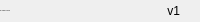
              <widget class="QFrame" name="bottomBar">
               <property name="minimumSize">
                <size>
                 <width>0</width>
                 <height>22</height>
                </size>
               </property>
               <property name="maximumSize">
                <size>
                 <width>16777215</width>
                 <height>22</height>
                </size>
               </property>
               <property name="frameShape">
                <enum>QFrame::NoFrame</enum>
               </property>
               <property name="frameShadow">
                <enum>QFrame::Raised</enum>
               </property>
               <layout class="QHBoxLayout" name="horizontalLayout_5">
                <property name="spacing">
                 <number>0</number>
                </property>
                <property name="leftMargin">
                 <number>0</number>
                </property>
                <property name="topMargin">
                 <number>0</number>
                </property>
                <property name="rightMargin">
                 <number>0</number>
                </property>
                <property name="bottomMargin">
                 <number>0</number>
                </property>
                <item>
                 <widget class="QLabel" name="creditsLabel">
                  <property name="maximumSize">
                   <size>
                    <width>16777215</width>
                    <height>16</height>
                   </size>
                  </property>
                  <property name="font">
                   <font>
                    <family>Calibri</family>
                    <pointsize>-1</pointsize>
                    <weight>50</weight>
                    <italic>false</italic>
                    <bold>false</bold>
                   </font>
                  </property>
                  <property name="text">
                   <string>By: Ali Haider for Antonio</string>
                  </property>
                  <property name="alignment">
                   <set>Qt::AlignLeading|Qt::AlignLeft|Qt::AlignVCenter</set>
                  </property>
                 </widget>
                </item>
                <item>
                 <widget class="QLabel" name="version">
                  <property name="text">
                   <string>v1</string>
                  </property>
                  <property name="alignment">
                   <set>Qt::AlignRight|Qt::AlignTrailing|Qt::AlignVCenter</set>
                  </property>
                 </widget>
                </item>
                <item>
                 <widget class="QFrame" name="frame_size_grip">
                  <property name="minimumSize">
                   <size>
                    <width>20</width>
                    <height>0</height>
                   </size>
                  </property>
                  <property name="maximumSize">
                   <size>
                    <width>20</width>
                    <height>16777215</height>
                   </size>
                  </property>
                  <property name="frameShape">
                   <enum>QFrame::NoFrame</enum>
                  </property>
                  <property name="frameShadow">
                   <enum>QFrame::Raised</enum>
                  </property>
                 </widget>
                </item>
               </layout>
              </widget>
